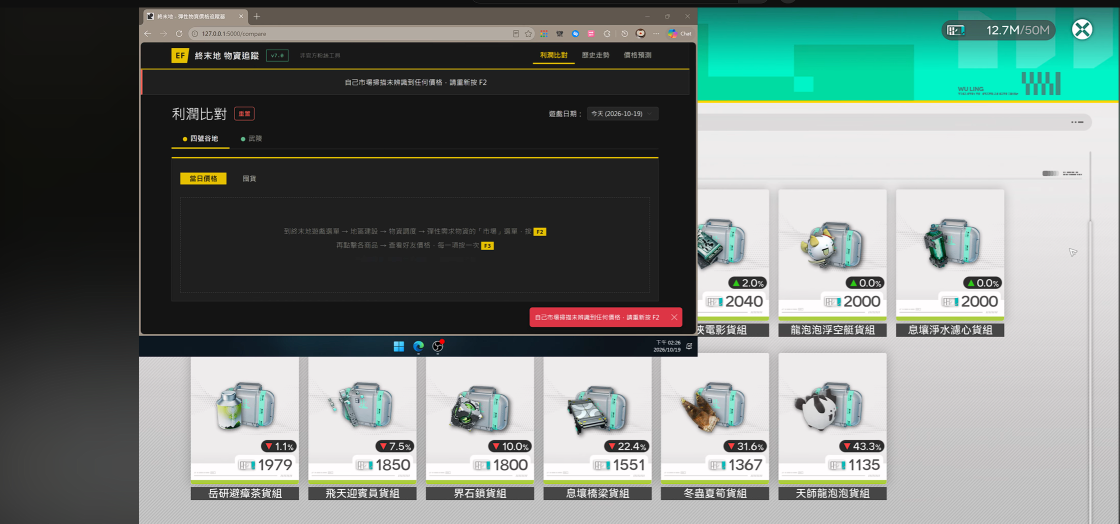
#> input picture 回報問題截圖.png, 2239 x 1047 px (shown at 1/2 size); its folder holds only this picture in this run
$ python -i image_matcher.py   (imports and definitions only)
#> lines starting #> are read from the running program, lines starting #| are printed output that depends on the picture
"""
圖片比對模組 - 用 OpenCV 模板匹配辨識物品
比對截圖中每個卡位的物品圖片與參考圖片，確認是哪個物品
"""
import os
import cv2
import numpy as np

# 參考圖片目錄
REF_DIR = os.path.join(os.path.dirname(__file__), '..', 'data', 'item_images')

# 卡片佈局 (2560x1440 解析度)
# 四號谷地: 7+5 佈局
VALLEY_CARD_POSITIONS = {
    'row1': {
        'x_starts': [143, 447, 751, 1055, 1359, 1663, 1967],
        'card_width': 270,
        'y_top': 420, 'y_bottom': 670,
    },
    'row2': {
        'x_starts': [143, 447, 751, 1055, 1359],
        'card_width': 270,
        'y_top': 850, 'y_bottom': 1100,
    },
}

# 武陵: 1行7格 + 第2行6格 (v7.0，2026-10-15 起新增 item_25)
WULING_CARD_POSITIONS = {
    'row1': {
        'x_starts': [143, 447, 751, 1055, 1359, 1663, 1967],
        'card_width': 270,
        'y_top': 420, 'y_bottom': 660,
    },
    'row2': {
        'x_starts': [143, 447, 751, 1055, 1359, 1663],
        'card_width': 270,
        'y_top': 850, 'y_bottom': 1090,
    },
}

# 參考圖片快取
_ref_images = {}


def load_reference_images():
    """載入所有參考圖片 (item_1.png ~ item_25.png)"""
    global _ref_images
    if _ref_images:
        return _ref_images

    for i in range(1, 26):
        path = os.path.join(REF_DIR, f'item_{i}.png')
        if os.path.exists(path):
            img = cv2.imread(path)
            if img is not None:
                _ref_images[i] = img

    print(f"  已載入 {len(_ref_images)} 張參考圖片")
    return _ref_images


# [146 lines left out: functions match_item_image, get_card_positions, identify_items_by_image, not called in this run]


# === 好友價格畫面 ===

# 好友畫面中，左側大物品圖的中心區域 (2560x1440 參考)
# 遊戲介面左邊有暗色邊欄，物品圓圖在白色面板內
FRIEND_ITEM_IMAGE_RECT = {
    'x1': 500, 'y1': 400, 'x2': 780, 'y2': 680,
}

# 好友畫面專用參考圖片目錄（安裝版改用 %LOCALAPPDATA%，由 config 集中管理）
from config import FRIEND_REF_DIR  # noqa: E402

# 好友參考圖片快取
_friend_ref_images = {}


def load_friend_reference_images():
    """載入好友畫面專用的參考圖片 (friend/item_N.png)。"""
    global _friend_ref_images
    if _friend_ref_images:
        return _friend_ref_images

    if not os.path.exists(FRIEND_REF_DIR):
        os.makedirs(FRIEND_REF_DIR, exist_ok=True)
        return _friend_ref_images

    for i in range(1, 26):
        path = os.path.join(FRIEND_REF_DIR, f'item_{i}.png')
        if os.path.exists(path):
            img = cv2.imread(path)
            if img is not None:
                _friend_ref_images[i] = img

    if _friend_ref_images:
        print(f"  已載入 {len(_friend_ref_images)} 張好友參考圖片")
    return _friend_ref_images


# [119 lines left out: functions save_friend_reference, match_friend_images, match_item_features, not called in this run]


def identify_friend_item(screenshot_path, region_hint=None):
    """
    辨識好友價格畫面中左側的大物品圖。
    優先使用好友畫面專用參考圖；若不足則 fallback 到市場卡片參考圖。

    Args:
        screenshot_path: 截圖檔案路徑
        region_hint: 限定比對區域 ('valley_iv' 或 'wuling')

    Returns:
        (item_id, score, region) 或 (None, 0, None)
    """
#> called with screenshot_path = '../回報問題截圖.png'
    img = cv2.imread(screenshot_path)
#> img is the input picture: shape (1047, 2239, 3); mean B, G, R 122.5, 127.1, 116.1
    if img is None:
        return None, 0, None

    h, w = img.shape[:2]
#> h = 1047; w = 2239
    scale_x = w / 2560
#> scale_x = 0.875
    scale_y = h / 1440
#> scale_y = 0.727

    rect = FRIEND_ITEM_IMAGE_RECT
    x1 = int(rect['x1'] * scale_x)
#> x1 = 437
    y1 = int(rect['y1'] * scale_y)
#> y1 = 290
    x2 = int(rect['x2'] * scale_x)
#> x2 = 682
    y2 = int(rect['y2'] * scale_y)
#> y2 = 494

    crop = img[y1:y2, x1:x2]
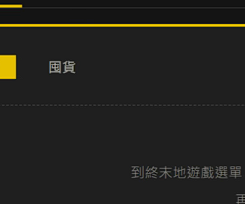
#> crop: shape (204, 245, 3); mean B, G, R 30.3, 34.6, 35.4
    if crop.size == 0:
        return None, 0, None

    # 儲存 debug 圖片
    debug_path = os.path.join(REF_DIR, '_debug_friend_crop.png')
    cv2.imwrite(debug_path, crop)

    # 限定比對範圍
    region_ids = None
    if region_hint == 'valley_iv':
        region_ids = list(range(1, 13))
    elif region_hint == 'wuling':
        region_ids = list(range(13, 26))

    # 優先用好友參考圖 (同類型比對，準確度高)
    friend_refs = load_friend_reference_images()
    available_friend = [i for i in (region_ids or range(1, 26)) if i in friend_refs]

    if len(available_friend) >= 3:
        print(f"  使用好友參考圖比對 ({len(available_friend)} 張)")
        item_id, score = match_friend_images(crop, friend_refs, region_ids)
    else:
        # 備援：改用市場卡片參考圖
        ref_images = load_reference_images()
        if not ref_images:
            print("  警告: 無參考圖片")
            return None, 0, None
        print(f"  使用市場卡片參考圖比對 (好友參考圖不足)")
        item_id, score = match_item_features(crop, ref_images, region_ids)

    # 不再自動覆寫參考圖 — 避免辨識錯誤時污染原始參考圖

    # 判斷區域
    region = region_hint
    if not region and item_id:
        if 1 <= item_id <= 12:
            region = 'valley_iv'
        elif 13 <= item_id <= 25:
            region = 'wuling'

    print(f"  好友畫面物品辨識: item_{item_id} (分數: {score:.3f})")
    return item_id, score, region

>>> result = identify_friend_item('../回報問題截圖.png')
